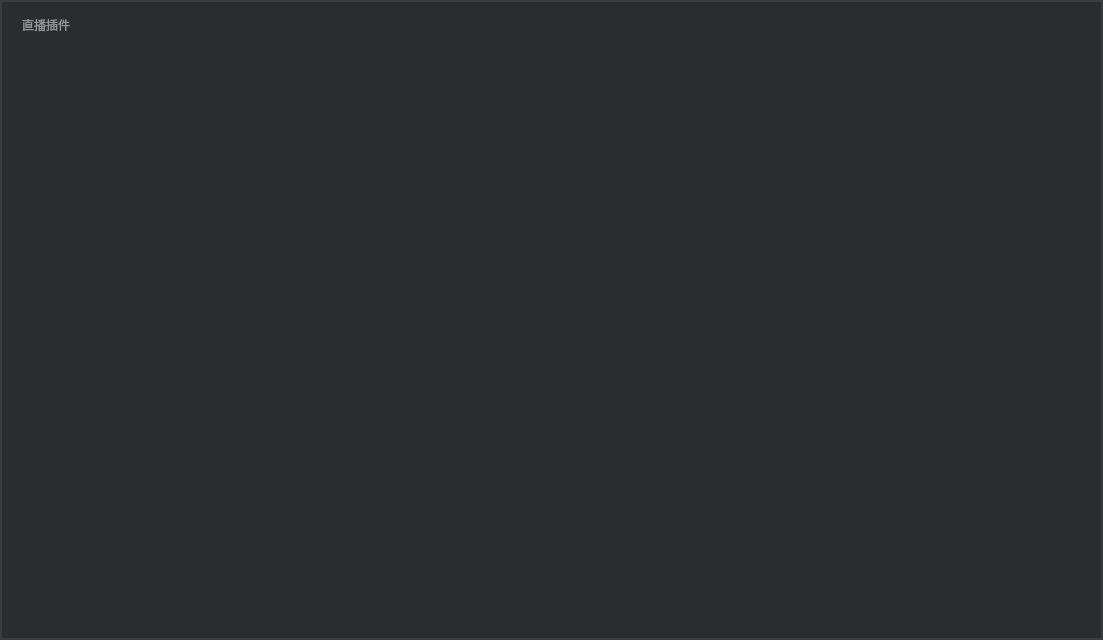
<?xml version="1.0" encoding="UTF-8"?>
<ui version="4.0">
 <class>VhallLivePlugInUnitDlg</class>
 <widget class="QDialog" name="VhallLivePlugInUnitDlg">
  <property name="geometry">
   <rect>
    <x>0</x>
    <y>0</y>
    <width>1103</width>
    <height>640</height>
   </rect>
  </property>
  <property name="windowTitle">
   <string>Dialog</string>
  </property>
  <layout class="QGridLayout" name="gridLayout">
   <property name="leftMargin">
    <number>0</number>
   </property>
   <property name="topMargin">
    <number>0</number>
   </property>
   <property name="rightMargin">
    <number>0</number>
   </property>
   <property name="bottomMargin">
    <number>0</number>
   </property>
   <property name="spacing">
    <number>0</number>
   </property>
   <item row="0" column="0">
    <widget class="QWidget" name="left_top" native="true">
     <property name="minimumSize">
      <size>
       <width>2</width>
       <height>2</height>
      </size>
     </property>
     <property name="maximumSize">
      <size>
       <width>2</width>
       <height>2</height>
      </size>
     </property>
     <property name="cursor">
      <cursorShape>SizeFDiagCursor</cursorShape>
     </property>
     <property name="styleSheet">
      <string notr="true">background-color:rgb(60,60,60);</string>
     </property>
    </widget>
   </item>
   <item row="0" column="1">
    <widget class="QWidget" name="top" native="true">
     <property name="minimumSize">
      <size>
       <width>0</width>
       <height>2</height>
      </size>
     </property>
     <property name="maximumSize">
      <size>
       <width>16777215</width>
       <height>2</height>
      </size>
     </property>
     <property name="cursor">
      <cursorShape>SizeVerCursor</cursorShape>
     </property>
     <property name="styleSheet">
      <string notr="true">background-color:rgb(60,60,60);</string>
     </property>
    </widget>
   </item>
   <item row="0" column="2">
    <widget class="QWidget" name="right_top" native="true">
     <property name="minimumSize">
      <size>
       <width>2</width>
       <height>2</height>
      </size>
     </property>
     <property name="maximumSize">
      <size>
       <width>2</width>
       <height>2</height>
      </size>
     </property>
     <property name="cursor">
      <cursorShape>SizeBDiagCursor</cursorShape>
     </property>
     <property name="styleSheet">
      <string notr="true">background-color:rgb(60,60,60);</string>
     </property>
    </widget>
   </item>
   <item row="1" column="0">
    <widget class="QWidget" name="left" native="true">
     <property name="minimumSize">
      <size>
       <width>2</width>
       <height>0</height>
      </size>
     </property>
     <property name="maximumSize">
      <size>
       <width>2</width>
       <height>16777215</height>
      </size>
     </property>
     <property name="cursor">
      <cursorShape>SizeHorCursor</cursorShape>
     </property>
     <property name="styleSheet">
      <string notr="true">background-color:rgb(60,60,60);</string>
     </property>
    </widget>
   </item>
   <item row="1" column="1">
    <widget class="QWidget" name="widget" native="true">
     <property name="sizePolicy">
      <sizepolicy hsizetype="Expanding" vsizetype="Expanding">
       <horstretch>0</horstretch>
       <verstretch>0</verstretch>
      </sizepolicy>
     </property>
     <property name="minimumSize">
      <size>
       <width>898</width>
       <height>602</height>
      </size>
     </property>
     <layout class="QGridLayout" name="gridLayout_2">
      <property name="leftMargin">
       <number>0</number>
      </property>
      <property name="topMargin">
       <number>0</number>
      </property>
      <property name="rightMargin">
       <number>0</number>
      </property>
      <property name="bottomMargin">
       <number>0</number>
      </property>
      <property name="spacing">
       <number>0</number>
      </property>
      <item row="0" column="0">
       <widget class="QWidget" name="widget_title" native="true">
        <property name="minimumSize">
         <size>
          <width>0</width>
          <height>45</height>
         </size>
        </property>
        <property name="maximumSize">
         <size>
          <width>16777215</width>
          <height>45</height>
         </size>
        </property>
        <property name="cursor">
         <cursorShape>ArrowCursor</cursorShape>
        </property>
        <property name="styleSheet">
         <string notr="true">background-color:rgb(43,44,46)</string>
        </property>
        <layout class="QGridLayout" name="gridLayout_3">
         <property name="leftMargin">
          <number>20</number>
         </property>
         <property name="rightMargin">
          <number>20</number>
         </property>
         <item row="0" column="0">
          <widget class="QLabel" name="label_tool">
           <property name="styleSheet">
            <string notr="true">color:rgb(150,150,150);
font: 12pt &quot;微软雅黑&quot;;</string>
           </property>
           <property name="text">
            <string>直播插件</string>
           </property>
          </widget>
         </item>
         <item row="0" column="1">
          <spacer name="horizontalSpacer">
           <property name="orientation">
            <enum>Qt::Horizontal</enum>
           </property>
           <property name="sizeHint" stdset="0">
            <size>
             <width>840</width>
             <height>20</height>
            </size>
           </property>
          </spacer>
         </item>
         <item row="0" column="2">
          <layout class="QHBoxLayout" name="layout_tool"/>
         </item>
        </layout>
       </widget>
      </item>
      <item row="1" column="0">
       <widget class="QWidget" name="widget_10" native="true">
        <property name="styleSheet">
         <string notr="true">background-color:rgb(43,44,46)</string>
        </property>
        <layout class="QGridLayout" name="gridLayout_4">
         <property name="leftMargin">
          <number>0</number>
         </property>
         <property name="topMargin">
          <number>0</number>
         </property>
         <property name="rightMargin">
          <number>0</number>
         </property>
         <property name="bottomMargin">
          <number>0</number>
         </property>
         <property name="spacing">
          <number>0</number>
         </property>
         <item row="0" column="0">
          <layout class="QHBoxLayout" name="verticalLayout_center">
           <item alignment="Qt::AlignLeft">
            <widget class="LiveToolWdg" name="widget_leftTool" native="true">
             <property name="minimumSize">
              <size>
               <width>60</width>
               <height>0</height>
              </size>
             </property>
             <property name="maximumSize">
              <size>
               <width>60</width>
               <height>16777215</height>
              </size>
             </property>
            </widget>
           </item>
           <item>
            <layout class="QHBoxLayout" name="verticalLayout_web"/>
           </item>
          </layout>
         </item>
        </layout>
       </widget>
      </item>
     </layout>
    </widget>
   </item>
   <item row="1" column="2">
    <widget class="QWidget" name="right" native="true">
     <property name="minimumSize">
      <size>
       <width>2</width>
       <height>0</height>
      </size>
     </property>
     <property name="maximumSize">
      <size>
       <width>2</width>
       <height>16777215</height>
      </size>
     </property>
     <property name="cursor">
      <cursorShape>SizeHorCursor</cursorShape>
     </property>
     <property name="styleSheet">
      <string notr="true">background-color:rgb(60,60,60);</string>
     </property>
    </widget>
   </item>
   <item row="2" column="0">
    <widget class="QWidget" name="left_down" native="true">
     <property name="minimumSize">
      <size>
       <width>2</width>
       <height>2</height>
      </size>
     </property>
     <property name="maximumSize">
      <size>
       <width>2</width>
       <height>2</height>
      </size>
     </property>
     <property name="cursor">
      <cursorShape>SizeBDiagCursor</cursorShape>
     </property>
     <property name="styleSheet">
      <string notr="true">background-color:rgb(60,60,60);</string>
     </property>
    </widget>
   </item>
   <item row="2" column="1">
    <widget class="QWidget" name="down" native="true">
     <property name="minimumSize">
      <size>
       <width>0</width>
       <height>2</height>
      </size>
     </property>
     <property name="maximumSize">
      <size>
       <width>16777215</width>
       <height>2</height>
      </size>
     </property>
     <property name="cursor">
      <cursorShape>SizeVerCursor</cursorShape>
     </property>
     <property name="styleSheet">
      <string notr="true">background-color:rgb(60,60,60);</string>
     </property>
    </widget>
   </item>
   <item row="2" column="2">
    <widget class="QWidget" name="right_down" native="true">
     <property name="minimumSize">
      <size>
       <width>2</width>
       <height>0</height>
      </size>
     </property>
     <property name="maximumSize">
      <size>
       <width>2</width>
       <height>16777215</height>
      </size>
     </property>
     <property name="cursor">
      <cursorShape>SizeFDiagCursor</cursorShape>
     </property>
     <property name="styleSheet">
      <string notr="true">background-color:rgb(60,60,60);</string>
     </property>
    </widget>
   </item>
  </layout>
 </widget>
 <customwidgets>
  <customwidget>
   <class>LiveToolWdg</class>
   <extends>QWidget</extends>
   <header>LiveToolDlg.h</header>
   <container>1</container>
  </customwidget>
 </customwidgets>
 <resources/>
 <connections/>
</ui>
